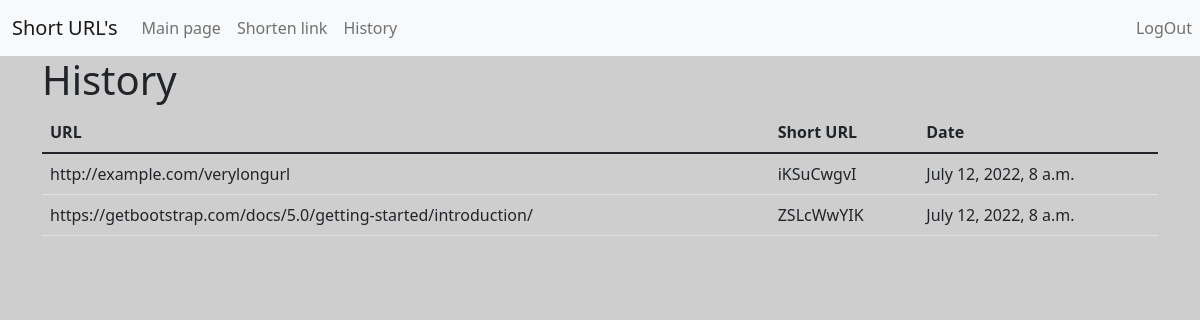
Page /history/ (signed in) on the committed database.
### shorturl/models.py (models this page shows, shortened)
class Urls(models.Model):
    user = models.ForeignKey(
        settings.AUTH_USER_MODEL, on_delete=models.CASCADE, related_name='urls', verbose_name="creator", default=''
    )
    url = models.CharField(max_length=300, verbose_name='URL')
    short = models.CharField(max_length=200, verbose_name='short')
    created_at = models.DateTimeField(auto_now=True)

### shorturl/views.py (the view)
# urls.py: path('history/', history_list, name='history')
def history_list(request):
    if request.user.is_authenticated:
        url = Urls.objects.filter(user=request.user)
        return render(request, "main/history.html", {"url": url})
    else:
        return redirect('/login/', )

### templates/main/history.html (shortened to what this page needs)
{% extends "base.html" %}
{% load i18n static crispy_forms_filters%}
{% load static %}
{% block content %}
    <h1>History</h1>
    <table class="table">
        <thead>
        <tr>
            <th>URL</th>
            <th>Short URL</th>
            <th>Date</th>
        </tr>
        </thead>
        <tbody>
        {% for item in url %}
                <tr>
                    <td>{{ item.url }}</td>
                    <td>{{ item.short }}</td>
                    <td>{{ item.created_at }}</td>
                </tr>
        {% endfor %}
          </tbody>
    </table>
{% endblock %}

### static/index.css (style rules this page uses)
body { background-color: #cecece; }

### rows in the picture
Urls: url "http://example.com/verylongurl", short "iKSuCwgvI", created_at "July 12, 2022, 8 a.m."
Urls: url "https://getbootstrap.com/docs/5.0/getting-started/introduction/", short "ZSLcWwYIK", created_at "July 12, 2022, 8 a.m."
